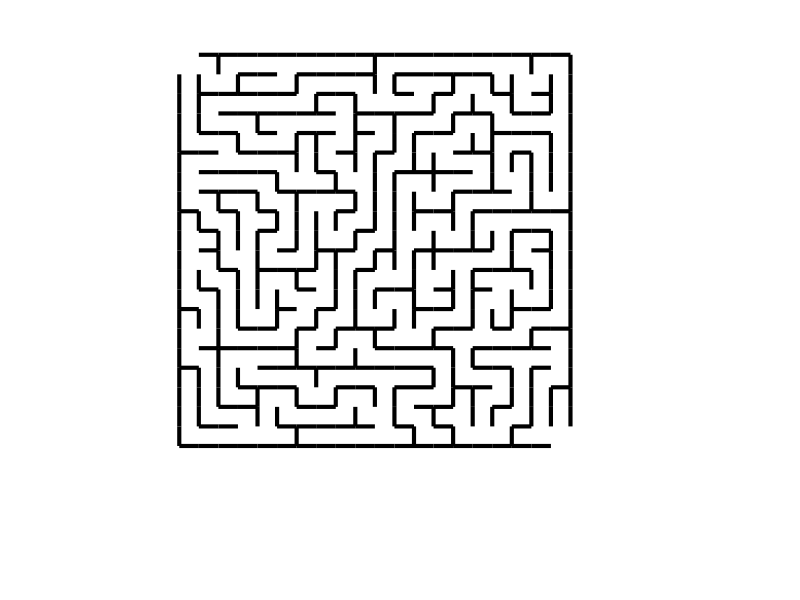
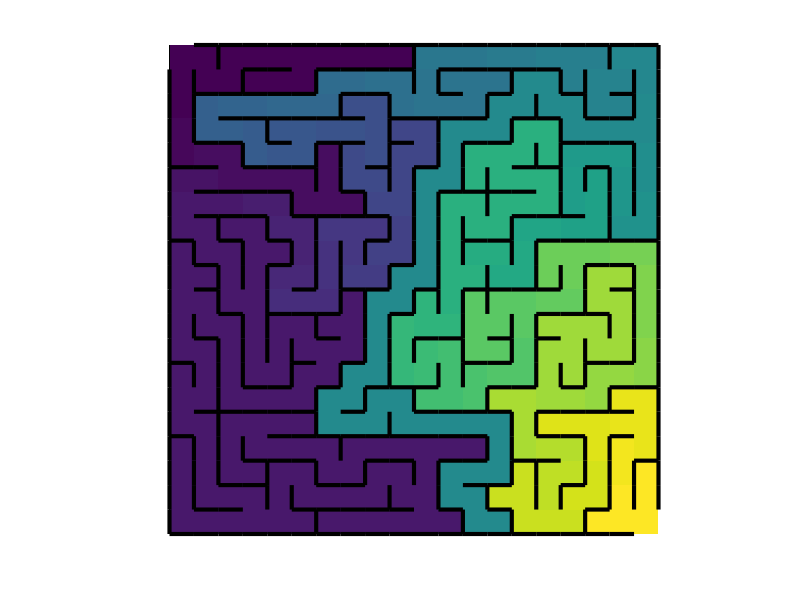
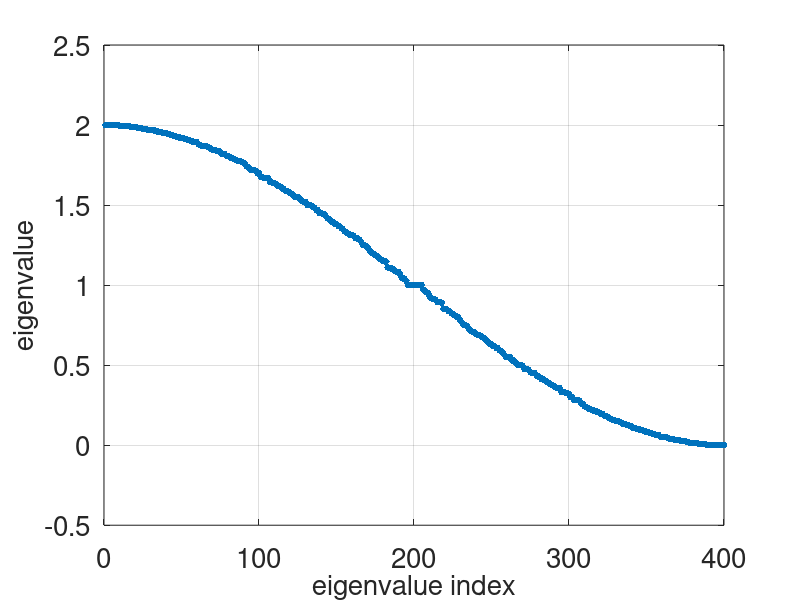

Here is the MATLAB script that generated these plots, in order:
function random_walk_in_maze()
  close all;
  %% load data
  data_down = csvread("maze_data_down.csv");
  data_right = csvread("maze_data_right.csv");
  data_down(1, :) = [];
  data_down(:, 1) = [];
  data_right(1, :) = [];
  data_right(:, 1) = [];
  %% draw maze
  fig = 1;
  draw_maze(data_down, data_right, fig);

  % each maze cell is a node
  % generate adjacency matrix
  [m, n] = size(data_down);
  N = m * n;
  A = make_adjacency_matrix(data_down, data_right);

  %% convert adjacency matrix to stochastic matrix
  row_sums = sum(A, 2); % find row sums of A
  R = spdiags(1 ./ row_sums, 0, N, N);
  P = R * A;

  %% setup linear system for the committor problem
  exitA = 1;
  exitB = N;
  x = zeros(N, 1);
  x(exitB) = 1;
  I = speye(N);
  L = P - I;
  b = -L * x;
  ind_exits = union(exitA, exitB);
  ind_unknown = setdiff((1:N), ind_exits);

  %% make the system symmetric positive definite
  r_sqrt = sqrt(row_sums);
  D = spdiags(r_sqrt, 0, N, N);
  Dinv = spdiags(1 ./ r_sqrt, 0, N, N);
  Lsymm = D * L * Dinv;
  bsymm = D * b;

  %% solve the linear system L*x(ind_unknown) = b
  x(ind_unknown) = Lsymm(ind_unknown, ind_unknown) \ bsymm(ind_unknown);
  solution = x(ind_unknown);
  x(ind_unknown) = Dinv(ind_unknown, ind_unknown) * x(ind_unknown);

  %% save the solution in CSV format
  csvwrite("solution.csv", x);
  csvwrite("A_matrix.csv", full(-Lsymm));
  csvwrite("b_vector.csv", full(-bsymm));

  ichol_fac = ichol(sparse(-Lsymm));
  M = ichol_fac*ichol_fac';
  csvwrite("prec.csv", M);

  %% visualize the solution
  figure(3);
  committor = reshape(x, [m, n]);
  imagesc(committor);
  draw_maze(data_down, data_right, 3);

  %% find eigenvalues of Lsymm
  evals = sort(real(eig(full(-(Lsymm)))), 'descend');
  figure(4);
  plot(evals, '.', 'Markersize', 15);
  grid on;
  set(gca, 'fontsize', 20);
  xlabel('eigenvalue index', 'FontSize', 20);
  ylabel('eigenvalue', 'FontSize', 20);
end

%% Additional Functions
function draw_maze(data_down, data_right, fig)
  [m, n] = size(data_down);
  figure(fig);
  hold on;
  line_width = 3;
  col = 'k';

  % plot outer lines
  plot(0.5 + (1:n), 0.5 + zeros(1, n), 'color', col, 'Linewidth', line_width);
  plot(0.5 + (0:n-1), 0.5 + m * ones(1, n), 'color', col, 'Linewidth', line_width);
  plot(0.5 + zeros(1, m), 0.5 + (1:m), 'color', col, 'Linewidth', line_width);
  plot(0.5 + m * ones(1, n), 0.5 + (0:m-1), 'color', col, 'Linewidth', line_width);

  % plot vertical lines
  for i = 1:m
    for j = 1:n-1
      if data_right(i, j) == 0
        plot(0.5 + [j, j], 0.5 + [i-1, i], 'color', col, 'Linewidth', line_width);
      end
    end
  end

  % plot horizontal lines
  for j = 1:n
    for i = 1:m-1
      if data_down(i, j) == 0
        plot(0.5 + [j-1, j], 0.5 + [i, i], 'color', col, 'Linewidth', line_width);
      end
    end
  end

  axis ij;
  axis off;
  daspect([1, 1, 1]);
end

function A = make_adjacency_matrix(data_down, data_right)
  [m, n] = size(data_down);
  mn = m * n;
  A = sparse(mn, mn);
  for i = 1:m
    for j = 1:n-1
      if data_right(i, j) == 1
        ind = (j-1) * m + i;
        A(ind, ind + m) = 1;
        A(ind + m, ind) = 1;
      end
    end
  end
  for j = 1:n
    for i = 1:m-1
      if data_down(i, j) == 1
        ind = (j-1) * m + i;
        A(ind, ind + 1) = 1;
        A(ind + 1, ind) = 1;
      end
    end
  end
end

